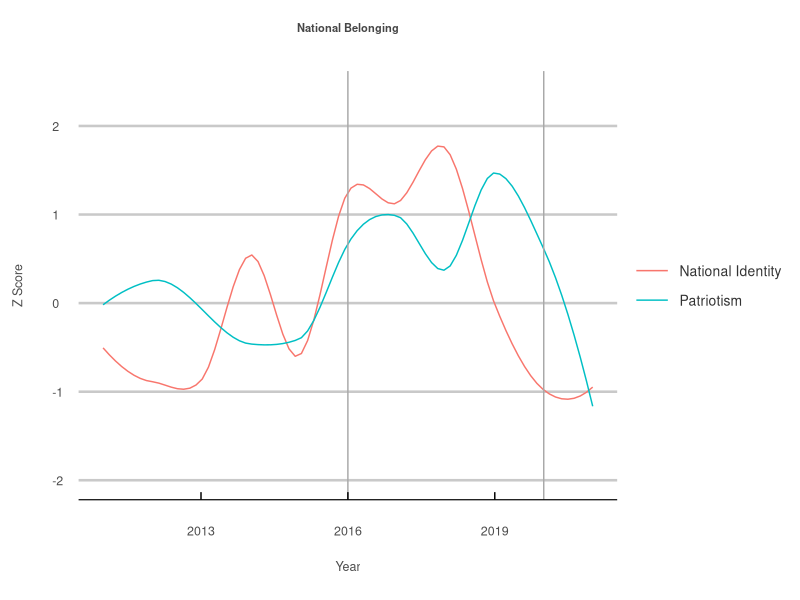
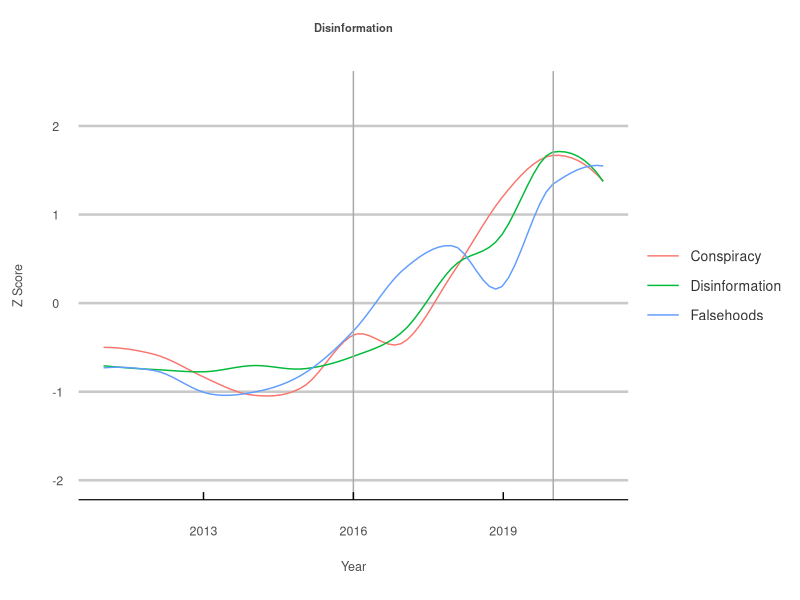
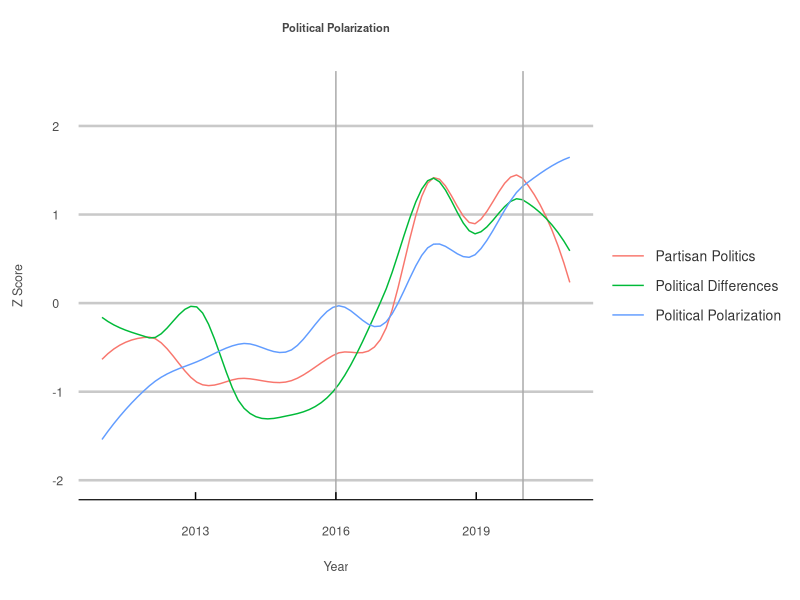
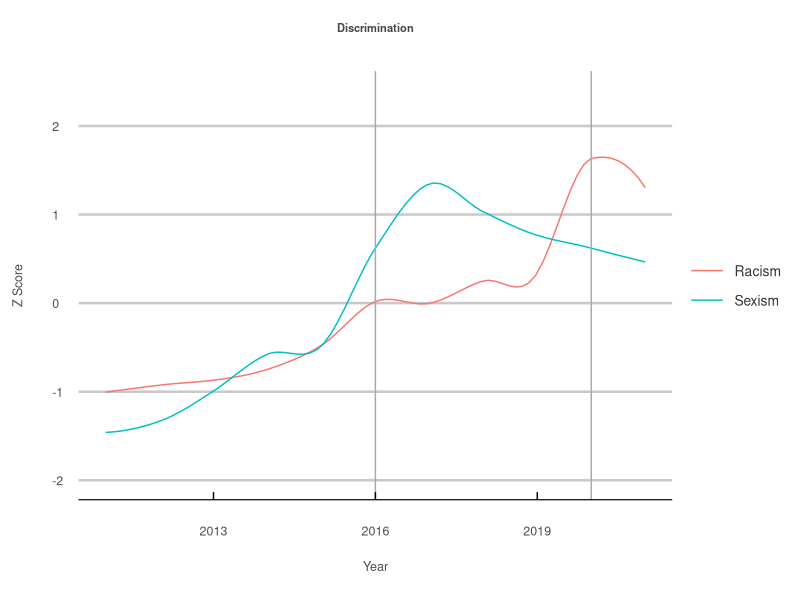
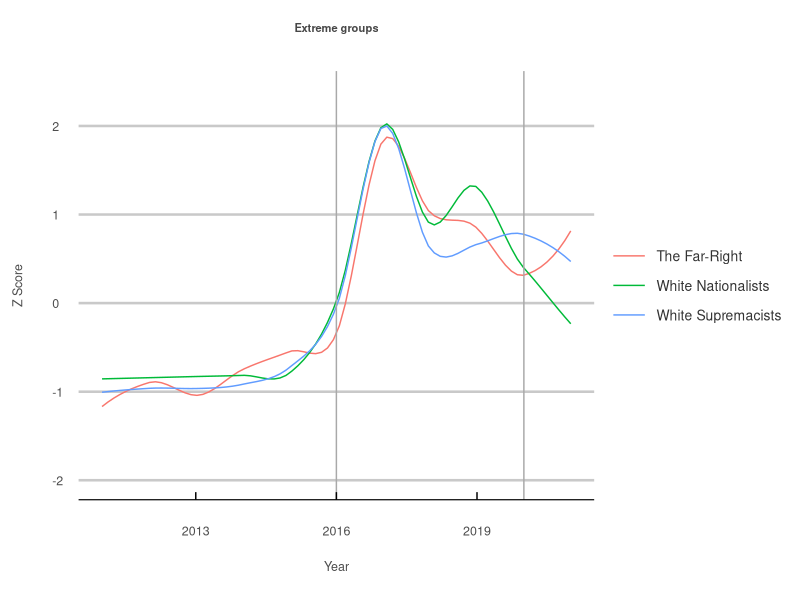

Source code (R) for these figures, in order:
## ---- chunk 1
knitr::opts_chunk$set(echo = TRUE)
library(dplyr)
library(tidyverse)
library(ggplot2)
library(stringr)
library(ggthemes)
library(here)

# gets the z score for a specific term. 
get_z_score <- function(data) {
  mean <- mean(
    data
    )
  sigma <- sd(
    data
  )
  z_scores <- list()
  for(i in 1:length(data)) {
    z_scores[i] <- (data[i] - mean) / sigma
  }
  return(unlist(
    z_scores
    ))
}

# gets the z score for a list of terms. 
get_z_scores <- function(data) {
  groups <- data %>%
    group_split(
      term
      )
  z_scores <- list()
  for(i in 1:length(groups)) {
    z_scores[i] <- list(
      get_z_score(groups[[i]]$hits)
      )
  }
  return(unlist(
    z_scores
    ))
}

national_belonging <- c("patriotism",
                        "nationalism",
                        "national identity")

disinformation <- c("conspiracy",
                    "disinformation",
                    "falsehoods")

partisanship <- c("partisan politics",
                  "political polarization",
                  "political differences")

discrimination <- c("racism",
                    "sexism",
                    "hate speech")

extreme_groups <- c("the far-right",
                    "white nationalists",
                    "white supremacists")

# read in data. 
data <- read_csv("data.csv")

# sort data alphabetically by term. 
index <- order(
  data$term
  )
sorted_data_frame <- data[index,]

# change term to upper case. 
sorted_data_frame$term <- str_to_title(sorted_data_frame$term)

# my personal plot theme for data visualizations. 
my_theme <- theme_economist_white(gray_bg = FALSE) +
  theme(plot.title = element_text(hjust = 0.5, 
                                  vjust = 13, 
                                  size = 8, 
                                  color = "#474747"),
        plot.margin = unit(c(1.5, 1, 1.5, 1), "cm"),
        axis.text = element_text(size = 9, 
                                 color = "gray30"),
        axis.text.x=element_text(vjust = -2.5),
        axis.title.x = element_text(size = 9, 
                                    color = "gray30", 
                                    vjust = -10),
        axis.title.y = element_text(size = 9, 
                                    color = "gray30", 
                                    vjust = 10),
        legend.direction = "vertical", 
        legend.position = "right",
        legend.title = element_blank(),
        legend.text = element_text(size = 10, 
                                   color = "gray20"),
        legend.margin=margin(1, -15, 1, 0),
        legend.spacing.x = unit(0.25, "cm"),
        legend.key.size = unit(1, "cm"), 
        legend.key.height = unit(0.75, "cm"),
        strip.text = element_text(hjust = 0.5, 
                                  vjust = 1, 
                                  size = 10, 
                                  color = "#474747"),
        panel.spacing = unit(2, "lines"))

## ---- chunk 2

# national belonging. 
sorted_data_frame %>% 
  mutate(
    z_score = get_z_scores(sorted_data_frame)
  ) %>%
  filter(
    term %in% str_to_title(national_belonging)
  ) %>%
  ggplot(
    aes(x=year, y=z_score, col=term)
  ) +
  geom_smooth(
    se=F, span = 0.5, size = 0.5
  ) +
  geom_vline(
    xintercept = 2016, col="darkgrey"
  ) +
  geom_vline(
    xintercept = 2020, col="darkgrey"
  ) +
  ggtitle(
    "National Belonging"
  ) +
  ylab(
    "Z Score"
  ) +
  xlab(
    "Year"
  ) + 
  ylim(
    -2, 2.4
  ) +
  my_theme

## ---- chunk 3

# disinformation. 
sorted_data_frame %>% 
  mutate(
    z_score = get_z_scores(sorted_data_frame)
  ) %>%
  filter(
    term %in% str_to_title(disinformation)
  ) %>%
  ggplot(
    aes(x=year, y=z_score, col=term)
  ) +
  geom_smooth(
    se=F, span = 0.5, size = 0.5
  ) +
  geom_vline(
    xintercept = 2016, col="darkgrey"
  ) +
  geom_vline(
    xintercept = 2020, col="darkgrey"
  ) +
  ggtitle(
    "Disinformation"
  ) +
  ylab(
    "Z Score"
  ) +
  xlab(
    "Year"
    ) + 
  ylim(
    -2, 2.4
  ) +
  my_theme

# partisanship.   
sorted_data_frame %>% 
  mutate(
    z_score = get_z_scores(sorted_data_frame)
  ) %>%
  filter(
    term %in% str_to_title(partisanship)
  ) %>%
  ggplot(
    aes(x=year, y=z_score, col=term)
  ) +
  geom_smooth(
    se=F, span = 0.5, size = 0.5
  ) +
  geom_vline(
    xintercept = 2016, col="darkgrey"
  ) +
  geom_vline(
    xintercept = 2020, col="darkgrey"
  ) +
  ggtitle(
    "Political Polarization"
  ) +
  ylab(
    "Z Score"
  ) +
  xlab(
    "Year"
  ) + 
  ylim(
    -2, 2.4
  ) +
  my_theme

## ---- chunk 4

# discrimination.   
sorted_data_frame %>% 
  mutate(
    z_score = get_z_scores(sorted_data_frame)
  ) %>%
  filter(
    term %in% str_to_title(discrimination)
  ) %>%
  ggplot(
    aes(x=year, y=z_score, col=term)
  ) +
  geom_smooth(
    se=F, span = 0.5, size = 0.5
  ) +
  geom_vline(
    xintercept = 2016, col="darkgrey"
  ) +
  geom_vline(
    xintercept = 2020, col="darkgrey"
  ) +
  ggtitle(
    "Discrimination"
  ) +
  ylab(
    "Z Score"
  ) +
  xlab(
    "Year"
  ) + 
  ylim(
    -2, 2.4
  ) +
  my_theme

# extreme groups.     
sorted_data_frame %>% 
  mutate(
    z_score = get_z_scores(sorted_data_frame)
  ) %>%
  filter(
    term %in% str_to_title(extreme_groups)
  ) %>%
  ggplot(
    aes(x=year, y=z_score, col=term)
  ) +
  geom_smooth(
    se=F, span = 0.5, size = 0.5
  ) +
  geom_vline(
    xintercept = 2016, col="darkgrey"
  ) +
  geom_vline(
    xintercept = 2020, col="darkgrey"
  ) +
  ggtitle(
    "Extreme groups"
  ) +
  ylab(
    "Z Score"
  ) +
  xlab(
    "Year"
  ) + 
  ylim(
    -2, 2.4
  ) +
  my_theme

